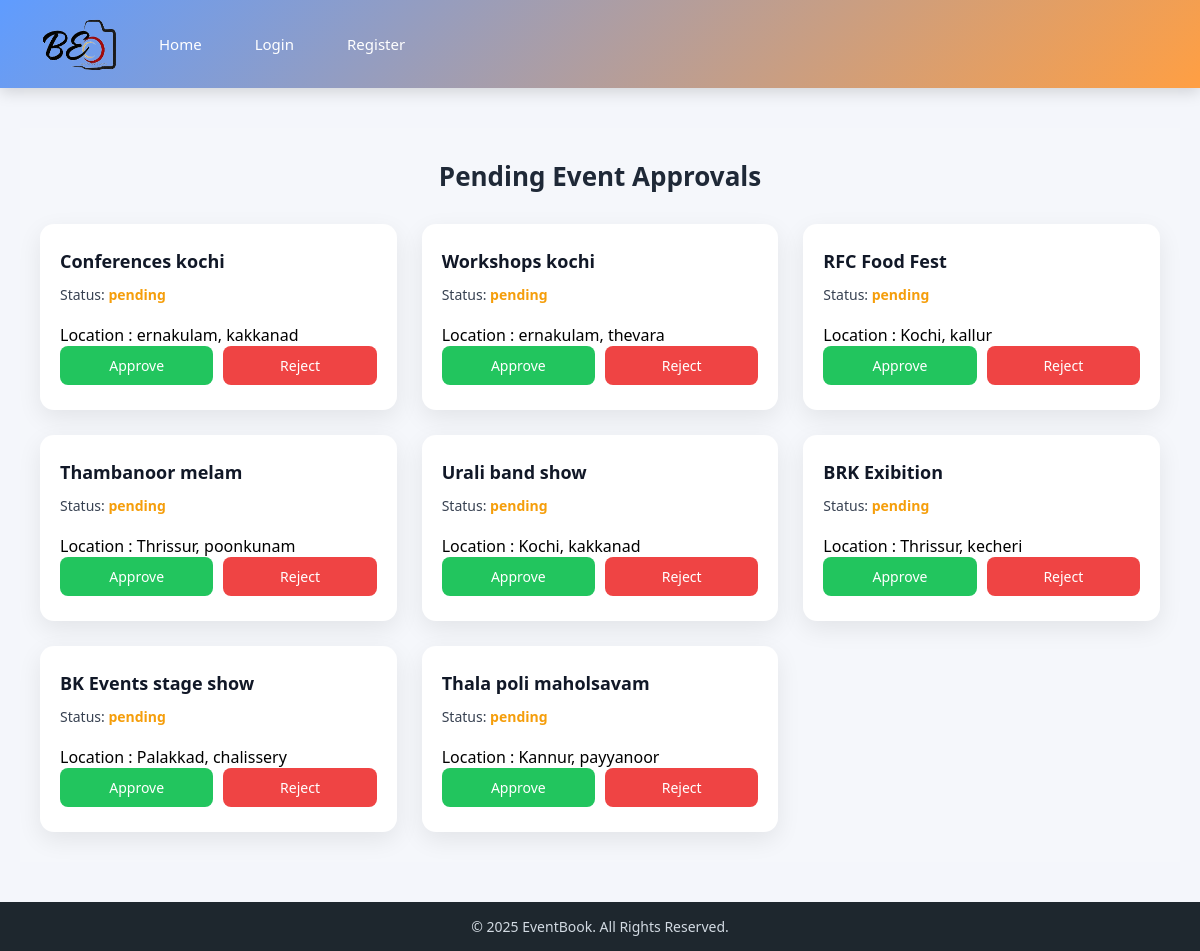
Before: /pending_page with the older database file.
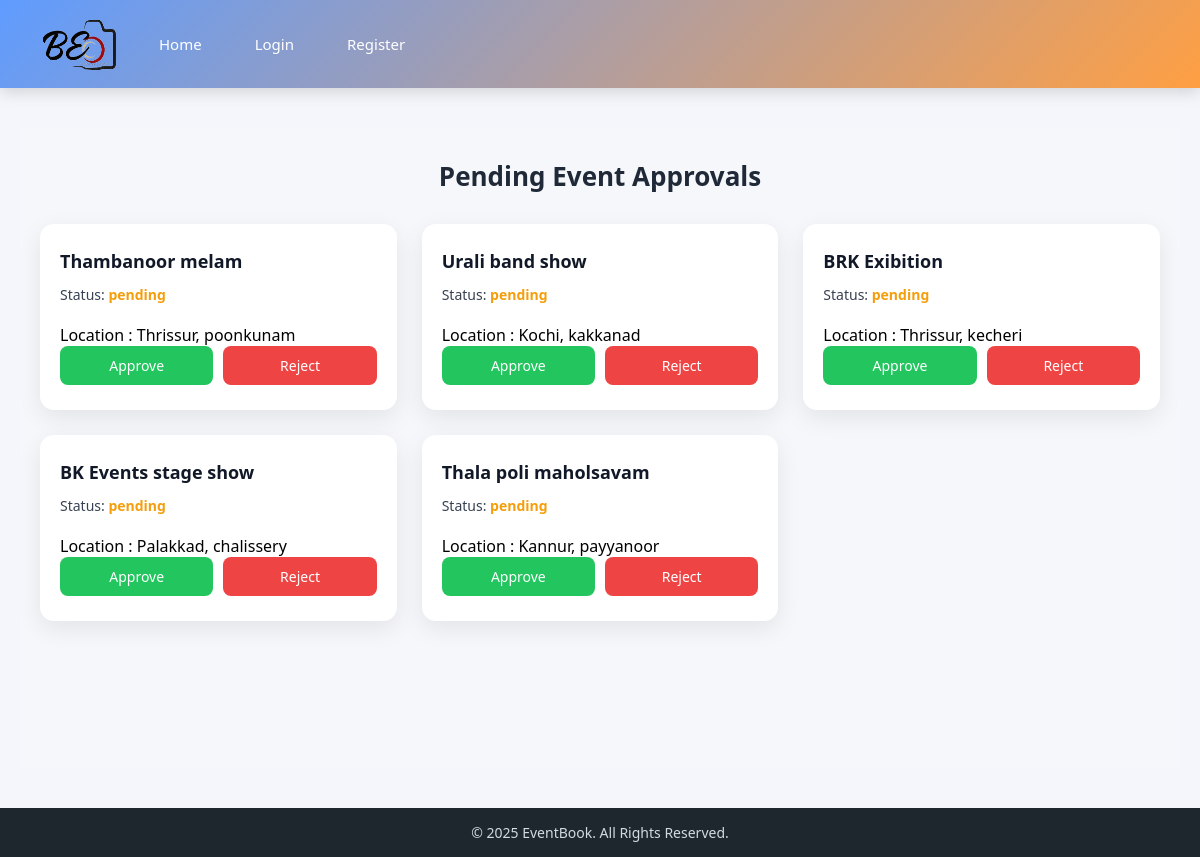
After: the same page with the newer database file.
### app1/models.py (models this page shows, shortened)
class Events(models.Model):
    hoster = models.ForeignKey(CustomUser,on_delete=models.CASCADE,null=True)
    title = models.CharField(max_length=50)
    event_cat = models.ForeignKey(event_category,on_delete=models.CASCADE)
    location = models.TextField(null=True)
    e_image = models.ImageField(upload_to='events')
    STATUS = (
        ('pending','pending'),
        ('approved','approved'),
        ('rejected','rejected')
    )
    admin_approval = models.CharField(max_length=50,choices=STATUS,default='pending')

### app1/views.py (the view)
# urls.py: path('pending_page',pending_page,name='pending_page'),
def pending_page(request):
    events = Events.objects.filter(admin_approval='pending')
    return render(request,'pending_page.html',{'events':events})

### template/pending_page.html (shortened to what this page needs)
{%extends 'base.html'%}
{%block contents%}
<!DOCTYPE html>
<html lang="en">
<head>
    <link rel="stylesheet" href="/static/css/admin_pending.css">
</head>
<body>
    <div class="admin-page">
    <h2 class="page-title">Pending Event Approvals</h2>
    {% if events %}
        <div class="event-grid">
            {% for i in events %}
                <div class="event-card">
                    <h3 class="event-title">{{ i.title }}</h3>
                    <p class="event-status">
                        Status:
                        <span class="pending">{{ i.admin_approval }}</span>
                    </p>
                    <p>Location : {{i.location}}</p>
                    <div class="action-buttons">
                        <a href="{% url 'approve' i.id %}" class="btn approve">
                            Approve
                        </a>
                        <a href="{% url 'reject_event' i.id %}" class="btn reject">
                            Reject
                        </a>
                    </div>
                </div>
            {% endfor %}
        </div>
    {% else %}
        <p class="empty-text">No pending posts available.</p>
    {% endif %}
</div>
</body>
</html>
{%endblock%}

Changed rows visible on the page:
no longer on this page (row edited): Events: title "Conferences kochi", admin_approval "pending", location "ernakulam, kakkanad"
no longer on this page (row edited): Events: title "Workshops kochi", admin_approval "pending", location "ernakulam, thevara"
no longer on this page (row edited): Events: title "RFC Food Fest", admin_approval "pending", location "Kochi, kallur"
